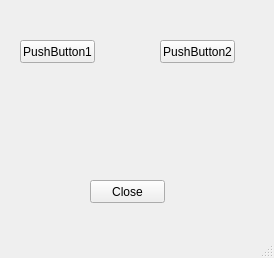
<?xml version="1.0" encoding="UTF-8"?>
<ui version="4.0">
 <class>MainWindow</class>
 <widget class="QMainWindow" name="MainWindow">
  <property name="geometry">
   <rect>
    <x>0</x>
    <y>0</y>
    <width>274</width>
    <height>258</height>
   </rect>
  </property>
  <property name="windowTitle">
   <string>MainWindow</string>
  </property>
  <widget class="QWidget" name="centralwidget">
   <widget class="QPushButton" name="pushButton">
    <property name="geometry">
     <rect>
      <x>90</x>
      <y>180</y>
      <width>75</width>
      <height>23</height>
     </rect>
    </property>
    <property name="text">
     <string>Close</string>
    </property>
   </widget>
   <widget class="QPushButton" name="pushButton_2">
    <property name="geometry">
     <rect>
      <x>20</x>
      <y>40</y>
      <width>75</width>
      <height>23</height>
     </rect>
    </property>
    <property name="text">
     <string>PushButton1</string>
    </property>
   </widget>
   <widget class="QPushButton" name="pushButton_3">
    <property name="geometry">
     <rect>
      <x>160</x>
      <y>40</y>
      <width>75</width>
      <height>23</height>
     </rect>
    </property>
    <property name="text">
     <string>PushButton2</string>
    </property>
   </widget>
  </widget>
  <widget class="QMenuBar" name="menubar">
   <property name="geometry">
    <rect>
     <x>0</x>
     <y>0</y>
     <width>274</width>
     <height>21</height>
    </rect>
   </property>
  </widget>
  <widget class="QStatusBar" name="statusbar"/>
 </widget>
 <resources/>
 <connections/>
</ui>
